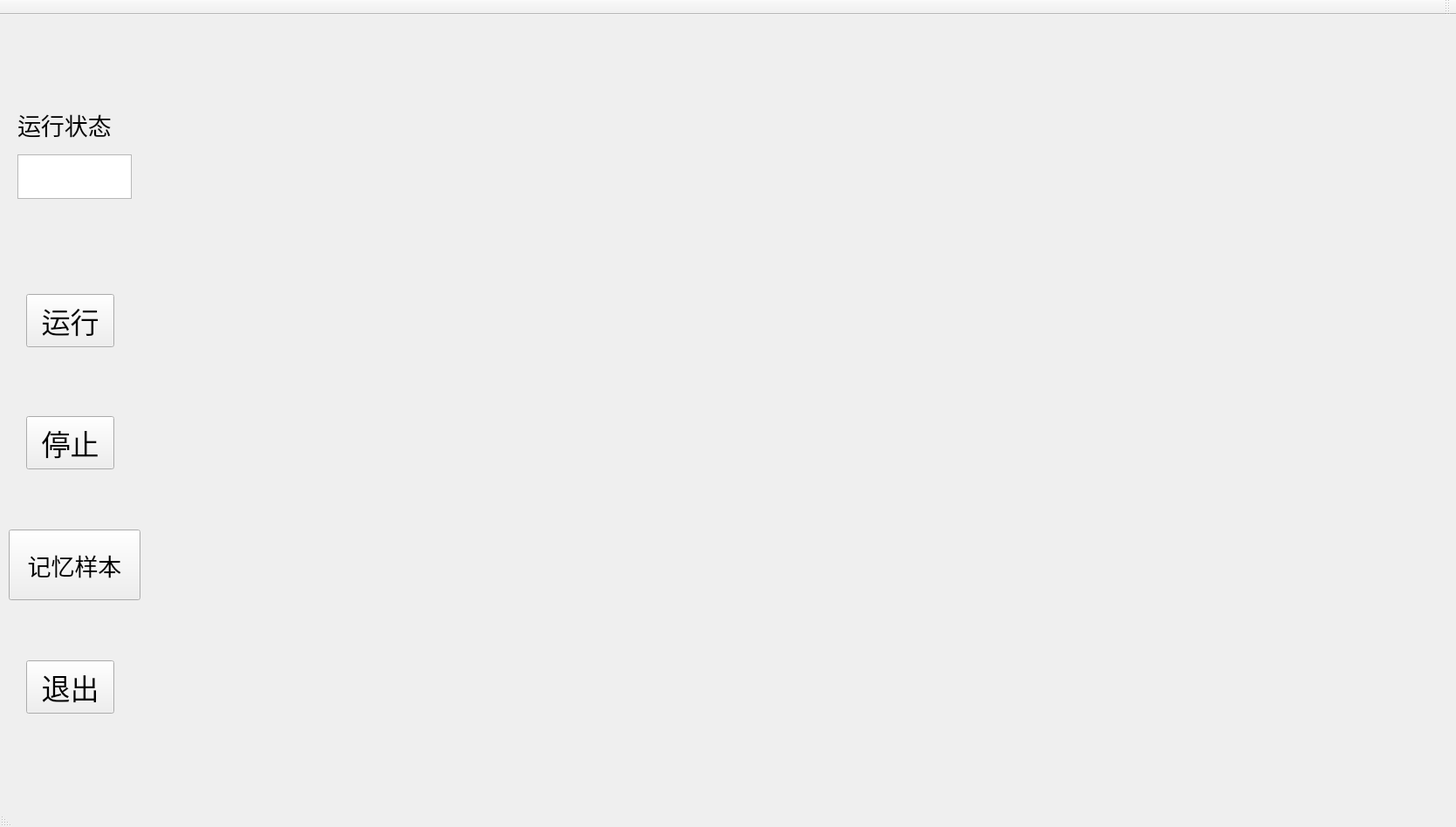
<?xml version="1.0" encoding="UTF-8"?>
<ui version="4.0">
 <class>MainWindow</class>
 <widget class="QMainWindow" name="MainWindow">
  <property name="geometry">
   <rect>
    <x>0</x>
    <y>0</y>
    <width>1669</width>
    <height>948</height>
   </rect>
  </property>
  <property name="windowTitle">
   <string>MainWindow</string>
  </property>
  <property name="layoutDirection">
   <enum>Qt::RightToLeft</enum>
  </property>
  <widget class="QWidget" name="centralWidget">
   <widget class="QPushButton" name="pushButton">
    <property name="geometry">
     <rect>
      <x>30</x>
      <y>320</y>
      <width>101</width>
      <height>61</height>
     </rect>
    </property>
    <property name="font">
     <font>
      <pointsize>25</pointsize>
     </font>
    </property>
    <property name="text">
     <string>运行</string>
    </property>
   </widget>
   <widget class="QPushButton" name="pushButton_2">
    <property name="geometry">
     <rect>
      <x>30</x>
      <y>460</y>
      <width>101</width>
      <height>61</height>
     </rect>
    </property>
    <property name="font">
     <font>
      <pointsize>25</pointsize>
     </font>
    </property>
    <property name="text">
     <string>停止</string>
    </property>
   </widget>
   <widget class="QPushButton" name="pushButton_3">
    <property name="geometry">
     <rect>
      <x>10</x>
      <y>590</y>
      <width>151</width>
      <height>81</height>
     </rect>
    </property>
    <property name="font">
     <font>
      <pointsize>20</pointsize>
     </font>
    </property>
    <property name="text">
     <string>记忆样本</string>
    </property>
   </widget>
   <widget class="QTextEdit" name="textEdit">
    <property name="geometry">
     <rect>
      <x>20</x>
      <y>160</y>
      <width>131</width>
      <height>51</height>
     </rect>
    </property>
    <property name="font">
     <font>
      <pointsize>20</pointsize>
     </font>
    </property>
    <property name="layoutDirection">
     <enum>Qt::LeftToRight</enum>
    </property>
   </widget>
   <widget class="QLabel" name="label">
    <property name="geometry">
     <rect>
      <x>20</x>
      <y>110</y>
      <width>131</width>
      <height>31</height>
     </rect>
    </property>
    <property name="font">
     <font>
      <pointsize>20</pointsize>
     </font>
    </property>
    <property name="text">
     <string>运行状态</string>
    </property>
   </widget>
   <widget class="QPushButton" name="exit">
    <property name="geometry">
     <rect>
      <x>30</x>
      <y>740</y>
      <width>101</width>
      <height>61</height>
     </rect>
    </property>
    <property name="font">
     <font>
      <pointsize>25</pointsize>
     </font>
    </property>
    <property name="mouseTracking">
     <bool>false</bool>
    </property>
    <property name="focusPolicy">
     <enum>Qt::NoFocus</enum>
    </property>
    <property name="text">
     <string>退出</string>
    </property>
   </widget>
   <widget class="QWidget" name="horizontalLayoutWidget">
    <property name="geometry">
     <rect>
      <x>170</x>
      <y>20</y>
      <width>1471</width>
      <height>851</height>
     </rect>
    </property>
    <layout class="QHBoxLayout" name="horizontalLayout">
     <item>
      <widget class="QLabel" name="label_video">
       <property name="text">
        <string/>
       </property>
      </widget>
     </item>
    </layout>
   </widget>
  </widget>
  <widget class="QMenuBar" name="menuBar">
   <property name="geometry">
    <rect>
     <x>0</x>
     <y>0</y>
     <width>1669</width>
     <height>26</height>
    </rect>
   </property>
  </widget>
  <widget class="QToolBar" name="mainToolBar">
   <attribute name="toolBarArea">
    <enum>TopToolBarArea</enum>
   </attribute>
   <attribute name="toolBarBreak">
    <bool>false</bool>
   </attribute>
  </widget>
  <widget class="QStatusBar" name="statusBar"/>
 </widget>
 <layoutdefault spacing="6" margin="11"/>
 <resources/>
 <connections/>
</ui>
